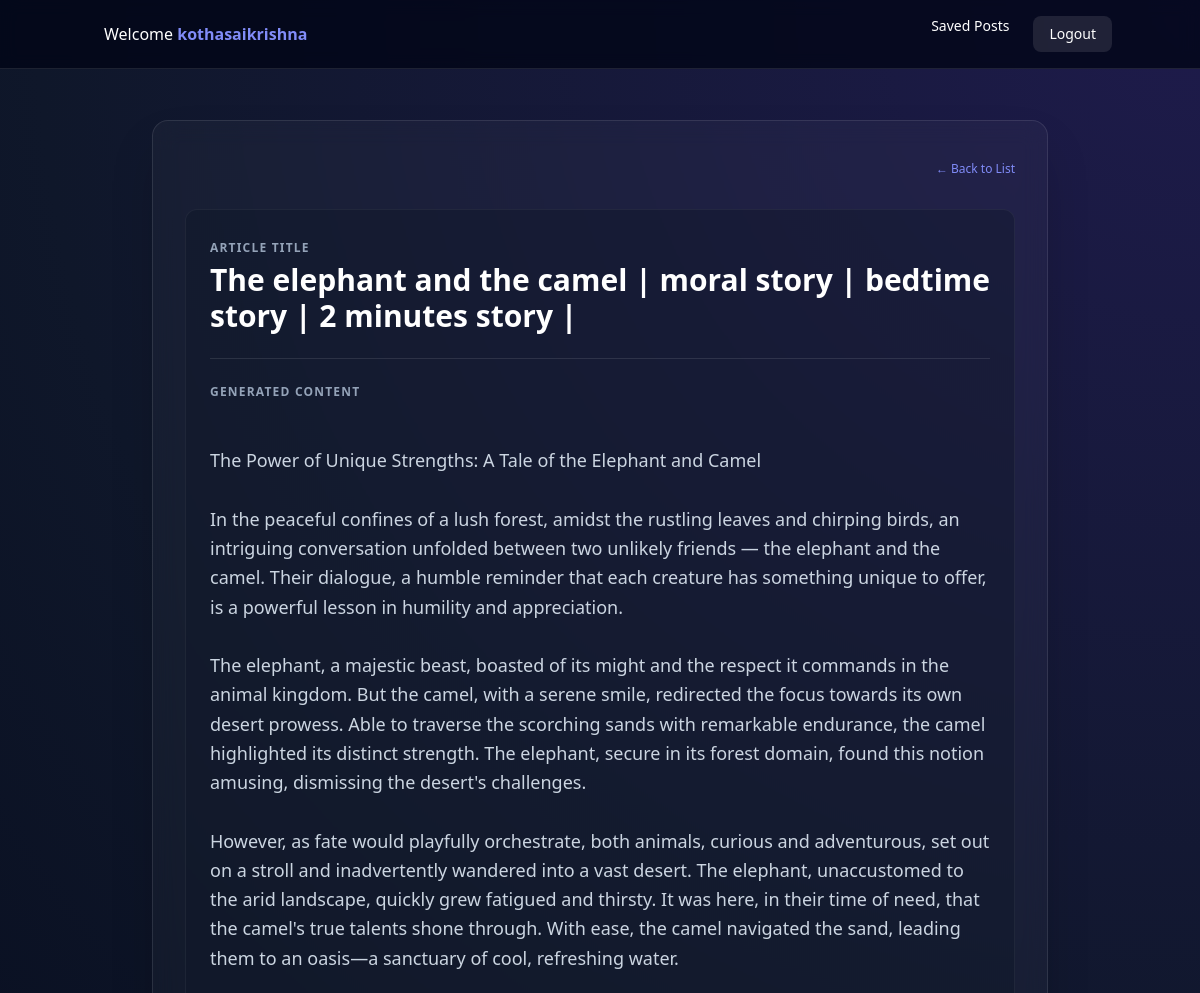
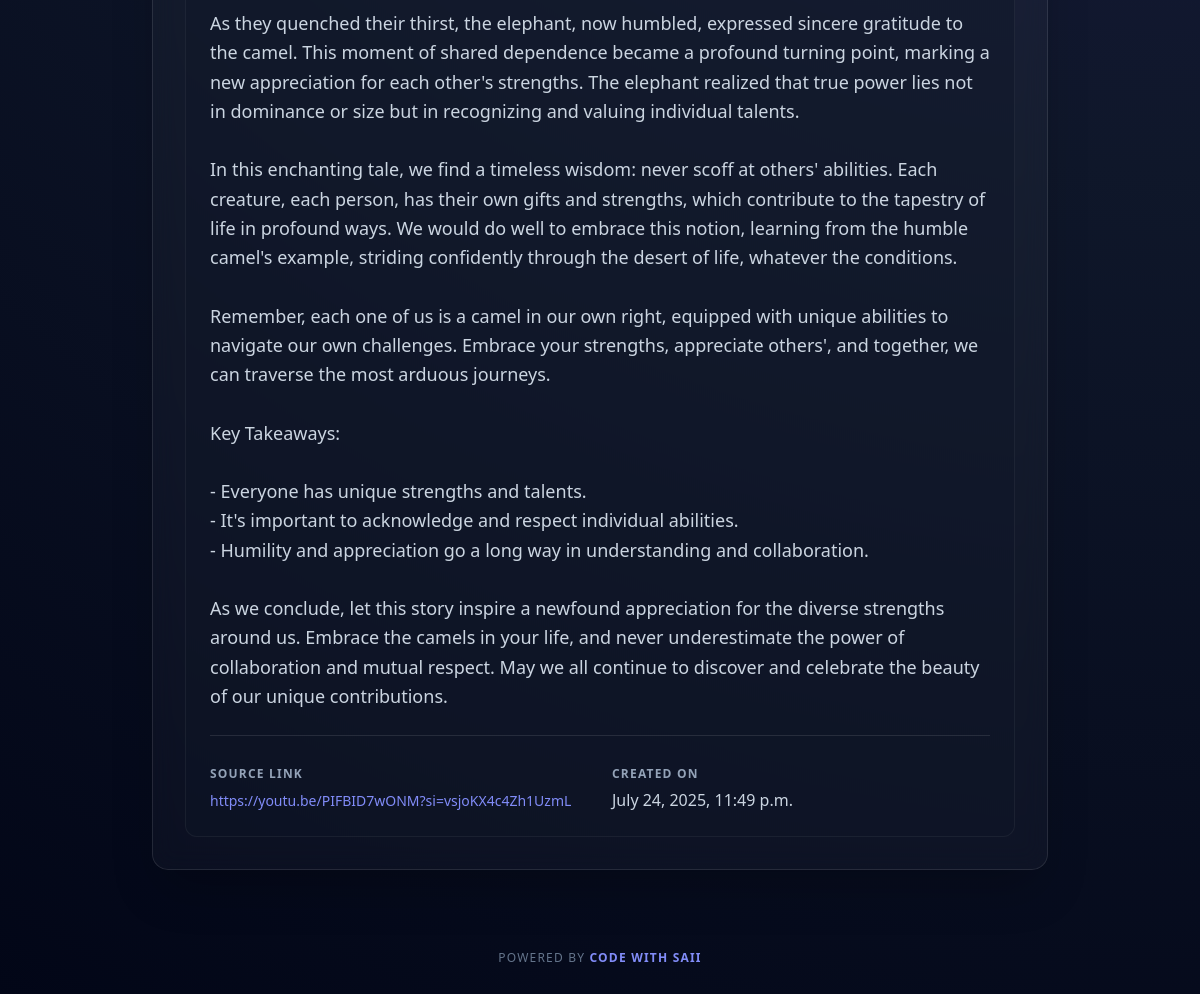
The page /blog-details/1/ (signed in) on the database its author committed (2 pictures, top to bottom).
### blog_generator/models.py (models this page shows, shortened)
class BlogPost(models.Model):
    user = models.ForeignKey(User,on_delete=models.CASCADE)
    youtube_title = models.CharField(max_length=300)
    youtube_link = models.URLField()
    generated_content = models.TextField()
    created_at = models.DateTimeField(auto_now_add=True)

### blog_generator/views.py (the view)
# urls.py: path('blog-details/<int:pk>/',views.blog_details,name="blog-details"),
@login_required
def blog_details(request, pk):
    try:
        blog_article_detail = BlogPost.objects.filter(id=pk, user=request.user).first()
        return render(request, 'blog-details.html', {'blog_article_details': blog_article_detail})
    except BlogPost.DoesNotExist:
        return redirect('/')

### templates/blog-details.html (shortened to what this page needs)
<!DOCTYPE html>
{% load static %}
<html lang="en">
<head>
    <script src="https://cdn.tailwindcss.com"></script>
</head>
<body class="font-sans pt-[80px] antialiased">
    <nav class="fixed top-0 left-0 w-full p-4 text-white z-50">
        <div class="container mx-auto flex flex-col md:flex-row justify-between items-center gap-2">
            <div class="flex flex-col md:flex-row text-sm md:text-base gap-2 md:gap-0">
                <a href="{% url 'home' %}" class="text-white hover:text-indigo-400 transition-colors mx-2 md:mx-4">
                    Welcome <strong class="text-indigo-400">{{user.username}}</strong>
                </a>
            </div>
            <div class="flex flex-row gap-6">
                <a href="{% url 'blog-list' %}" class="text-sm font-medium hover:text-indigo-400 transition-colors">Saved Posts</a>
                <a href="{% url 'logout' %}" class="text-sm bg-white/10 px-4 py-2 rounded-lg hover:bg-white/20 transition-all">Logout</a>
            </div>
        </div>
    </nav>
    <div class="container mx-auto mt-10 px-4 pb-12">
        <div class="max-w-4xl mx-auto glass-card p-8 rounded-2xl shadow-2xl">
            <section>
                <div class="flex justify-between items-center mb-6">
                    <h2 class="text-2xl font-bold logo-text">Blog Article Details</h2>
                    <a href="{% url 'blog-list' %}" class="text-xs text-indigo-400 hover:underline">← Back to List</a>
                </div>
                <div class="details-inner p-6 rounded-xl space-y-6">
                    <div>
                        <span class="label-text">Article Title</span>
                        <h3 class="text-xl md:text-3xl font-bold text-white mt-1 leading-tight">
                            {{blog_article_details.youtube_title}}
                        </h3>
                    </div>
                    <div class="border-t border-white/10 pt-6">
                        <span class="label-text block mb-4">Generated Content</span>
                        <div class="text-slate-300 leading-relaxed whitespace-pre-line text-lg">
                            {{blog_article_details.generated_content}}
                        </div>
                    </div>
                    <div class="grid grid-cols-1 md:grid-cols-2 gap-6 border-t border-white/10 pt-6">
                        <div>
                            <span class="label-text">Source Link</span>
                            <div class="mt-1">
                                <a href="{{blog_article_details.youtube_link}}" target="_blank"
                                   class="text-indigo-400 hover:text-indigo-300 hover:underline break-all text-sm">
                                   {{blog_article_details.youtube_link}}
                                </a>
                            </div>
                        </div>
                        <div>
                            <span class="label-text">Created On</span>
                            <p class="text-slate-300 mt-1 font-medium">{{blog_article_details.created_at}}</p>
                        </div>
                    </div>
                </div>
            </section>
        </div>
    </div>
    <footer class="text-center p-8 text-slate-500 text-xs tracking-widest uppercase">
        Powered by <a href="https://www.youtube.com/" class="text-indigo-400 hover:underline font-bold">Code With Saii</a>
    </footer>
</body>
</html>

### templates/blog-details.html (style rules this page uses)
body { background: radial-gradient(circle at top right, #1e1b4b, #0f172a, #020617); min-height: 100vh; color: #e2e8f0; }
.glass-card { background: rgba(255, 255, 255, 0.03) !important; backdrop-filter: blur(12px); -webkit-backdrop-filter: blur(12px); border: 1px solid rgba(255, 255, 255, 0.1); }
nav { background: rgba(2, 6, 23, 0.8) !important; backdrop-filter: blur(8px); border-bottom: 1px solid rgba(255, 255, 255, 0.1); }
.details-inner { background: rgba(15, 23, 42, 0.4); border: 1px solid rgba(255, 255, 255, 0.05); }
.label-text { color: #94a3b8; text-transform: uppercase; letter-spacing: 0.1em; font-size: 0.75rem; font-weight: 700; }
.logo-text { background: linear-gradient(to r, #818cf8, #c084fc); -webkit-background-clip: text; -webkit-text-fill-color: transparent; }

### rows shown on the page
BlogPost: youtube_title "The elephant and the camel | moral story | bedtime story | 2 minutes story |", generated_content "The Power of Unique Strengths: A Tale of the Elephant and Camel In the peaceful confines of a lush forest, amidst the rustling leaves and chirping birds, an intriguing conversation unfolded between two unlikely friends — the elephant and the camel. Their dialogue, a humble reminder that each creature has something unique to offer, is a powerful lesson in humility and appreciation. The elephant, a majestic beast, boasted of its might and the respect it commands in the animal kingdom. But the camel, with a serene smile, redirected the focus towards its own desert prowess. Able to traverse the scorching sands with remarkable endurance, the camel highlighted its distinct strength. The elephant,…", youtube_link "https://youtu.be/PIFBID7wONM?si=vsjoKX4c4Zh1UzmL", created_at "July 24, 2025, 11:49 p.m."

### other values the page prints
{{ user.username }} "kothasaikrishna"
